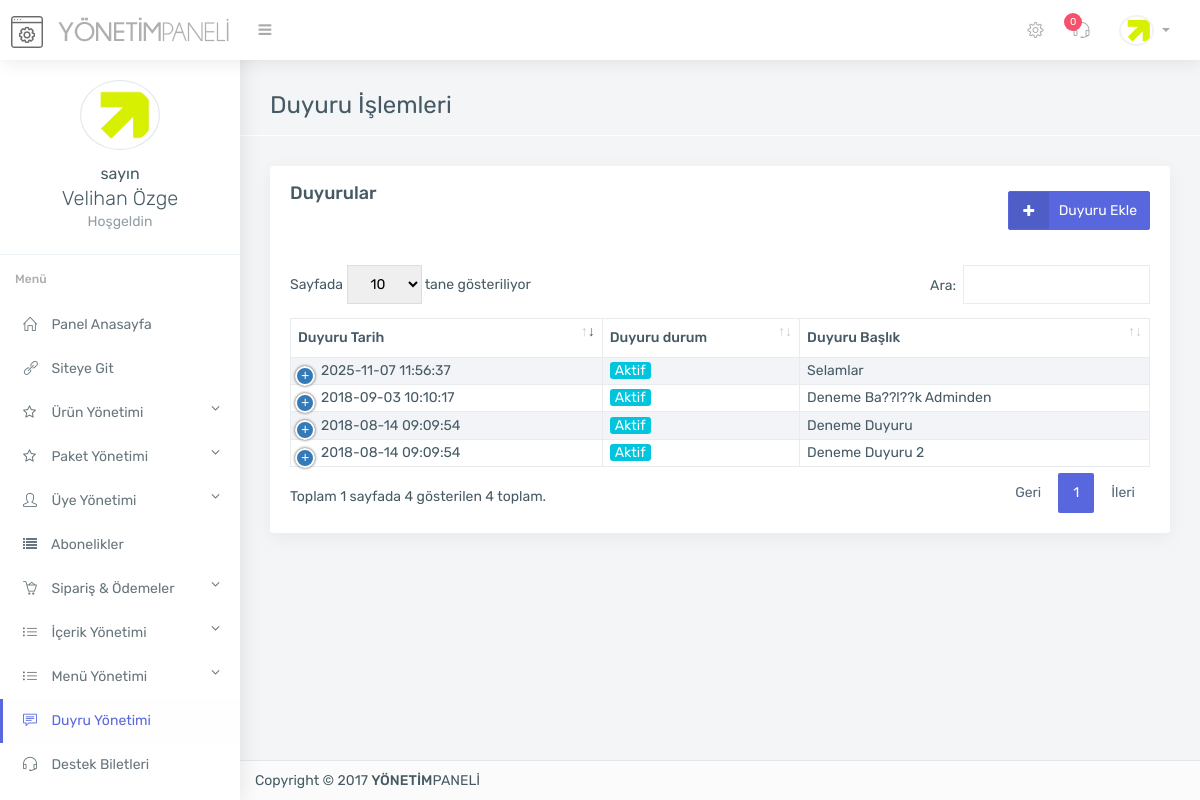
/admin/duyurular.php (signed in), run on the app's committed database.
### tables this page shows
CREATE TABLE `kullanici` (
  `kullanici_id` int(11) NOT NULL,
  `kullanici_adi` varchar(250) NOT NULL,
  `kullanici_pass` varchar(250) NOT NULL,
  `kullanici_adsoyad` varchar(500) NOT NULL,
  `kullanici_resim` varchar(500) NOT NULL
);

CREATE TABLE `duyuru` (
  `duyuru_id` int(11) NOT NULL,
  `duyuru_baslik` varchar(255) NOT NULL,
  `duyuru_detay` varchar(255) NOT NULL,
  `duyuru_tarih` timestamp NOT NULL DEFAULT CURRENT_TIMESTAMP,
  `duyuru_durum` int(11) NOT NULL DEFAULT '1'
);

### admin/duyurular.php (the view, shortened to what this page needs)
<?php
include 'header.php';
include 'topbar.php';
include 'sidebar.php';
$duyurusor=$db->prepare("SELECT * from duyuru");
$duyurusor->execute(array(0));
?>
<section class="main-content container">
	<div class="page-header">
		<h2>Duyuru İşlemleri</h2>
	</div>
	<div class="row">
		<div class="col-md-12">
			<div class="card">
				<div class="card-heading card-default">
					<div class="pull-right mt-10">
						<a href="duyuru-ekle.php" class="btn btn-primary btn-icon"><i class="fa fa-plus"></i> Duyuru Ekle</a>
					</div>
					Duyurular
				</div>
				<div class="card-block">
					<table id="datatable1" class="table table-striped dt-responsive nowrap table-hover">
						<thead>
							<tr>
								<th class="text-left">
									<strong>Duyuru Tarih</strong>
								</th>
								<th class="text-left">
									<strong>Duyuru durum</strong>
								</th>
								<th class="text-left">
									<strong>Duyuru Başlık</strong>
								</th>
							</tr>
						</thead>
						<tbody>
							<?php
							while ($duyurucek=$duyurusor->fetch(PDO::FETCH_ASSOC)) {
								?>
								<tr>
									<td><?php echo $duyurucek['duyuru_tarih']; ?></td>
									<td>
										<?php
										if ($duyurucek['duyuru_durum']=='0') { ?>
											<span style="font-size: 12px;" class="label label-default">Pasif</span>
										<?php } else { ?>
											<span style="font-size: 14px;" class="label label-teal">Aktif</span>
										<?php } ?>
									</td>
									<td><?php echo $duyurucek['duyuru_baslik']; ?></td>
								</tr>
							<?php } ?>
						</tbody>
					</table>
				</div>
			</div>
		</div>
	</div>
	<?php include 'footer.php'; ?>

### admin/topbar.php (shortened to what this page needs)
<?php
$yenisay=$db->prepare("SELECT * from destek where destek_adminoku='0'");
$yenisay->execute(array());
$yeni=$yenisay->RowCount();
?>
<div class="top-bar light-top-bar">
	<div class="container-fluid">
		<div class="row">
			<div class="col">
				<a class="admin-logo" href="index.php">
					<h1>
						<img alt="" src="assets/img/genel/logo.png" class="logo-icon margin-r-10">
						<img alt="" src="assets/img/genel/logo-text.png" class="toggle-none hidden-xs">
					</h1>
				</a>
				<div class="left-nav-collapsed" >
					<a  href="#" class="nav-collapsed"><i class="fa fa-bars"></i></a>
				</div>
			</div>
			<div class="col">
				<ul class="list-inline top-right-nav">
					<li class="dropdown icon-dropdown d-none-m">
						<a href="genel-ayarlar.php"><i class="icon-settings"></i></a>
					</li>
					<li class="dropdown icon-dropdown">
						<a href="destek.php"><i class="icon-earphones-alt"></i> <span class="badge badge-danger"><?php echo $yeni; ?></span></a>
					</li>
					<li class="dropdown avtar-dropdown">
						<a class="dropdown-toggle" data-toggle="dropdown" href="#">
							<img alt="" class="rounded-circle" src="<?php echo $userprint['kullanici_resim']; ?>" width="30">
						</a>
					</li>
				</ul>
			</div>
		</div>
	</div>
</div>

### admin/sidebar.php (shortened to what this page needs)
<?php
$link = $_SERVER['REQUEST_URI'];
?>
<div class="main-sidebar-nav default-navigation">
    <div class="nano">
        <div class="nano-content sidebar-nav">
            <ul class="metisMenu nav flex-column" id="menu">
                <div class="card-block border-bottom text-center nav-profile">
                    <img alt="profile" class="rounded-circle margin-b-10 circle-border " src="<?php echo $userprint['kullanici_resim']; ?>" width="80">
                    <p class="lead margin-b-0 toggle-none"><small>sayın<br> </small><?php echo $userprint['kullanici_adsoyad'] ?></p>
                    <p class="text-muted mv-0 toggle-none">Hoşgeldin</p>
                </div>
                <li class="nav-heading">
                    <b>Menü</b>
                </li>
                <li class="nav-item <?php if (strstr($link, "index.php")) { echo "active";} ?>"><a class="nav-link" href="index.php"><i class="icon-home"></i> <span class="toggle-none">Panel Anasayfa</span> </a></li>
                <li class="nav-item"><a class="nav-link" target="_blank" href="<?php echo $settingsprint['ayar_siteurl']; ?>"><i class="icon-link"></i> <span class="toggle-none">Siteye Git</span> </a></li>
                <li class="nav-item <?php if (strstr($link, "urun")) { echo "active";} ?> <?php if (strstr($link, "eklenti")) { echo "active";} ?>">
                    <a class="nav-link" href="javascript: void(0);" aria-expanded="true"><i class="fa fa-star-o"></i> <span class="toggle-none">Ürün Yönetimi<span style="float: right;" class="fa fa-angle-down"></span></span></a>
                </li>
                <li class="nav-item <?php if (strstr($link, "paket")) { echo "active";} ?>">
                    <a class="nav-link" href="javascript: void(0);" aria-expanded="true"><i class="fa fa-star-o"></i> <span class="toggle-none">Paket Yönetimi<span style="float: right;" class="fa fa-angle-down"></span></span></a>
                </li>
                <li class="nav-item <?php if (strstr($link, "uye")) { echo "active";} ?>">
                    <a class="nav-link" href="javascript: void(0);" aria-expanded="true"><i class="icon-user"></i> <span class="toggle-none">Üye Yönetimi<span style="float: right;" class="fa fa-angle-down"></span></span></a>
                </li>
                <li class="nav-item <?php if (strstr($link, "abone")) { echo "active";} ?>">
                    <a class="nav-link" href="abonelikler.php"><i class="fa fa-list"></i> <span class="toggle-none">Abonelikler</span></a>
                </li>
                <li class="nav-item <?php if (strstr($link, "sanal-pos")) { echo "active";} ?><?php if (strstr($link, "hesap")) { echo "active";} ?><?php if (strstr($link, "siparis")) { echo "active";} ?><?php if (strstr($link, "odeme-yontemleri")) { echo "active";} ?>">
                    <a class="nav-link" href="javascript: void(0);" aria-expanded="true"><i class="icon-basket-loaded"></i> <span class="toggle-none">Sipariş & Ödemeler<span style="float: right;" class="fa fa-angle-down"></span></span></a>
                </li>
                <li class="nav-item <?php if (strstr($link, "sozlesme-yonetimi")) { echo "active";} ?><?php if (strstr($link, "slayt")) { echo "active";} ?><?php if (strstr($link, "referans")) { echo "active";} ?><?php if (strstr($link, "marka")) { echo "active";} ?><?php if (strstr($link, "yorum")) { echo "active";} ?><?php if (strstr($link, "bilgi")) { echo "active";} ?><?php if (strstr($link, "sosyal")) { echo "active";} ?><?php if (strstr($link, "proje")) { echo "active";} ?><?php if (strstr($link, "sss")) { echo "active";} ?><?php if (strstr($link, "sayfa")) { echo "active";} ?><?php if (strstr($link, "hizmet")) { echo "active";} ?><?php if (strstr($link, "html")) { echo "active";} ?><?php if (strstr($link, "blog")) { echo "active";} ?>">
                    <a class="nav-link" href="" aria-expanded="true"><i class="icon-list"></i> <span class="toggle-none">İçerik Yönetimi<span style="float: right;" class="fa fa-angle-down"></span></span></a>
                </li>
                <li class="nav-item <?php if (strstr($link, "menu")) { echo "active";} ?><?php if (strstr($link, "link")) { echo "active";} ?>">
                    <a class="nav-link" href="" aria-expanded="true"><i class="icon-list"></i> <span class="toggle-none">Menü Yönetimi<span style="float: right;" class="fa fa-angle-down"></span></span></a>
                </li>
                <li class="nav-item <?php if (strstr($link, "duyuru")) { echo "active";} ?>"><a class="nav-link" href="duyurular.php"><i class="icon-speech"></i> <span class="toggle-none">Duyru Yönetimi</span></a></li>
                <li class="nav-item <?php if (strstr($link, "destek")) { echo "active";} ?>"><a class="nav-link" href="destek.php"><i class="icon-earphones-alt"></i> <span class="toggle-none">Destek Biletleri</span></a></li>
                <li class="nav-item <?php if (strstr($link, "modul")) { echo "active";} ?>"><a class="nav-link" href="modul.php"><i class="icon-puzzle"></i> <span class="toggle-none">Modül Yönetimi</span></a></li>
            </ul>
        </div>
    </div>
</div>

### data on the page
kullanici: kullanici_resim (picture), kullanici_adsoyad "Velihan Özge"
duyuru: duyuru_tarih "2018-08-14 09:09:54", duyuru_durum "Aktif", duyuru_baslik "Deneme Duyuru"
duyuru: duyuru_tarih "2018-08-14 09:09:54", duyuru_durum "Aktif", duyuru_baslik "Deneme Duyuru 2"
duyuru: duyuru_tarih "2018-09-03 10:10:17", duyuru_durum "Aktif", duyuru_baslik "Deneme Ba??l??k Adminden"
duyuru: duyuru_tarih "2025-11-07 11:56:37", duyuru_durum "Aktif", duyuru_baslik "Selamlar"

### other printed values
$yeni "0"
